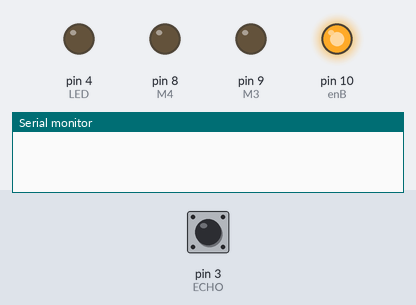
Recording of a sketch running on a simulated Arduino Uno, built with avr-gcc and run on an emulated ATmega328P. On the bench: output pins drawn as LEDs (lit = HIGH), the last lines printed to the serial monitor. The inputs (shaded band) are chosen by the test bench; at power-on: pin 3 (ECHO) LOW. Pins used as bus, display or sensor lines are not drawn.

Above: at 0.1 s.
At 1.2 s:
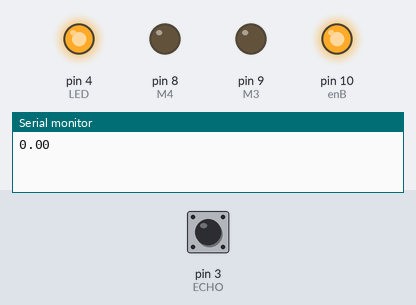
1.3 s: pin 3 (ECHO) pulsed HIGH 2 times (0.12 s each, 0.3 s apart)
At 1.9 s:
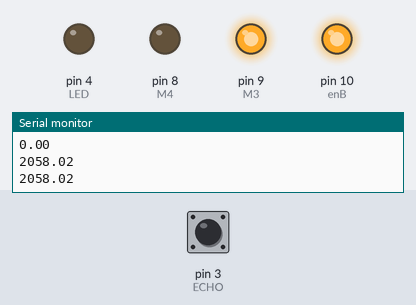
Timing chart, 0 to 4.3 s (numbered marks = the images above; inputs shaded):
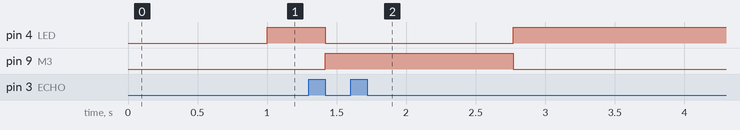

The sketch:

UltraSonic.ino
```cpp
 #define TRIG 2
 #define ECHO 3
 #define LED 4

 //#define enA 9
// #define M1
// #define M2

 #define enB 10
 #define M3 9
 #define M4 8

 double duration, distanceCm;

 void setup()
 {
  Serial.begin(9600);

  pinMode(TRIG, OUTPUT);
  pinMode(ECHO, INPUT);
  pinMode(LED, OUTPUT);

  pinMode(enB, OUTPUT);
  pinMode(M3, OUTPUT);
  pinMode(M4, OUTPUT);

  analogWrite(enB, 255);
}

void loop() {

  digitalWrite(TRIG, LOW); // Set TRIG low for 5 microseconds
  delayMicroseconds(5);

  digitalWrite(TRIG, HIGH);
  delayMicroseconds(10);

  duration = pulseIn(ECHO, HIGH);

  distanceCm = (duration/2) * 0.0343;

  if(distanceCm <= 50)
  {
    digitalWrite(LED, HIGH);
    digitalWrite(M3, LOW);
    digitalWrite(M4, LOW);
  }
  else
  {
    digitalWrite(LED, LOW); // Set LED low
    digitalWrite(M3, HIGH);
    digitalWrite(M4, LOW);
  }
   delay(50);
   Serial.println(distanceCm);
}
```

Measured:
- after the input at 1.3 s, pin 4 (LED): HIGH → LOW after 0.12 s, → HIGH 1.4 s later; pin 9 (M3): LOW → HIGH after 0.12 s, → LOW 1.4 s later
